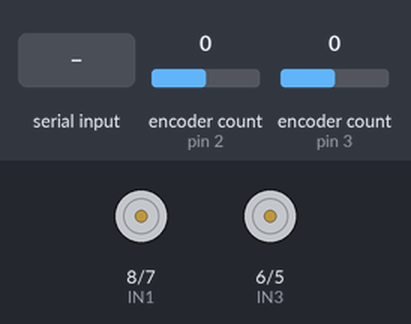
Bench run of a sketch on a simulated Arduino Nano, built with avr-gcc and run on an emulated ATmega328P. Parts: motor-driver pin pairs drawn as motors (green arrow = first pin HIGH = forward, orange = second pin HIGH = backward, longer = more drive, scaled by the enable pin). The test bench sets the inputs (shaded band); at power-on: encoder count (sensors on pin 2, pin 3) 0.

Above: at 1.2 s.
1.3 s: "f" received over Serial
At 1.6 s:
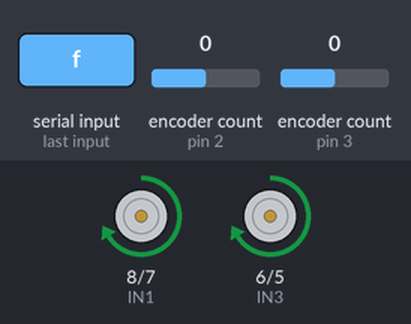
2.8 s: "b" received over Serial
At 4.0 s:
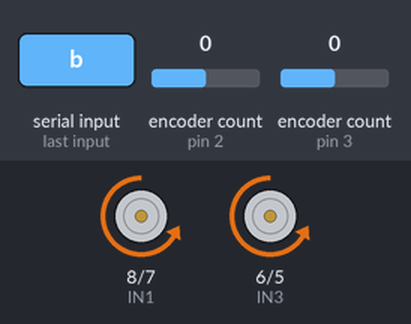
4.3 s: "l" received over Serial
At 5.4 s:
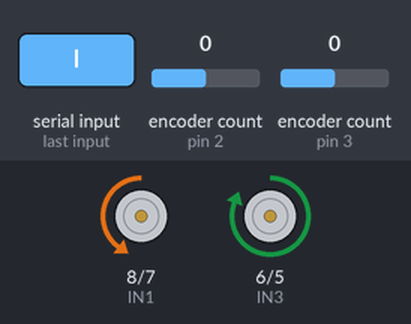
5.8 s: "r" received over Serial
At 6.7 s:
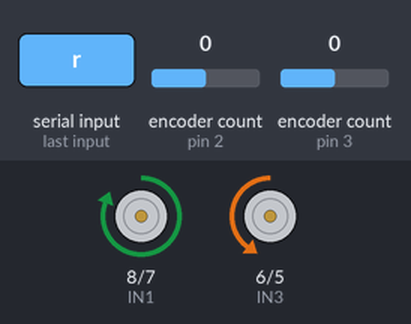
Timing chart, 0 to 8.8 s (numbered marks = the images above; inputs shaded):
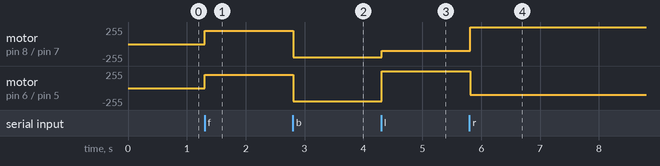

The sketch:

aurdunio-jetson.ino
```cpp
#include <Encoder.h>

// motor 1 settings (Left Motor)
#define ENA 9
#define IN1 8
#define IN2 7

// motor 2 settings (Right Motor)
#define ENB 10
#define IN3 6
#define IN4 5

// Encoder pins for motor 1 (Left Motor)
#define ENCODER_A1 2
#define ENCODER_B1 4

// Encoder pins for motor 2 (Right Motor)
#define ENCODER_A2 3
#define ENCODER_B2 12

Encoder motor1Encoder(ENCODER_A1, ENCODER_B1);
Encoder motor2Encoder(ENCODER_A2, ENCODER_B2);

long positionMotor1 = 0;
long positionMotor2 = 0;

void setup() {
  Serial.begin(9600);

  pinMode(ENA, OUTPUT);
  pinMode(IN1, OUTPUT);
  pinMode(IN2, OUTPUT);

  pinMode(ENB, OUTPUT);
  pinMode(IN3, OUTPUT);
  pinMode(IN4, OUTPUT);
}

void loop() {
  // Check if a command is received from Jetson Nano
  if (Serial.available() > 0) {
    char command = Serial.read();

    if (command == 'f') {
      moveMotorForward();
    } else if (command == 'b') {
      moveMotorBackward();
    } else if (command == 's') {
      stopMotors();
    } else if (command == 'l') {
      turnLeft();
    } else if (command == 'r') {
      turnRight();
    }
  }

  // Send encoder values back to the Jetson Nano
  long newPositionMotor1 = motor1Encoder.read();
  long newPositionMotor2 = motor2Encoder.read();

  if (newPositionMotor1 != positionMotor1 || newPositionMotor2 != positionMotor2) {
    positionMotor1 = newPositionMotor1;
    positionMotor2 = newPositionMotor2;

    // Send encoder values to Jetson Nano in CSV format
    Serial.print(positionMotor1);
    Serial.print(",");
    Serial.println(positionMotor2);
  }

  delay(100);
}

void moveMotorForward() {
  digitalWrite(IN1, HIGH);
  digitalWrite(IN2, LOW);
  analogWrite(ENA, 200);

  digitalWrite(IN3, HIGH);
  digitalWrite(IN4, LOW);
  analogWrite(ENB, 200);
}

void moveMotorBackward() {
  digitalWrite(IN1, LOW);
  digitalWrite(IN2, HIGH);
  analogWrite(ENA, 200);

  digitalWrite(IN3, LOW);
  digitalWrite(IN4, HIGH);
  analogWrite(ENB, 200);
}

void stopMotors() {
  digitalWrite(IN1, LOW);
  digitalWrite(IN2, LOW);
  analogWrite(ENA, 0);

  digitalWrite(IN3, LOW);
  digitalWrite(IN4, LOW);
  analogWrite(ENB, 0);
}

void turnLeft() {
  digitalWrite(IN1, LOW);
  digitalWrite(IN2, HIGH);
  analogWrite(ENA, 100);

  digitalWrite(IN3, HIGH);
  digitalWrite(IN4, LOW);
  analogWrite(ENB, 255);
}

void turnRight() {
  digitalWrite(IN1, HIGH);
  digitalWrite(IN2, LOW);
  analogWrite(ENA, 255);

  digitalWrite(IN3, LOW);
  digitalWrite(IN4, HIGH);
  analogWrite(ENB, 100);
}
```

Measured:
- after the input at 1.3 s, motor on pin 8 (IN1) / pin 7 (IN2), motor on pin 6 (IN3) / pin 5 (IN4): stopped → forward 200/255 at once
- after the input at 2.8 s, motor on pin 8 (IN1) / pin 7 (IN2), motor on pin 6 (IN3) / pin 5 (IN4): forward 200/255 → backward 200/255 at once
- after the input at 4.3 s, motor on pin 8 (IN1) / pin 7 (IN2): backward 200/255 → backward 100/255 at once; motor on pin 6 (IN3) / pin 5 (IN4): backward 200/255 → forward 255/255 at once
- after the input at 5.8 s, motor on pin 8 (IN1) / pin 7 (IN2): backward 100/255 → forward 255/255 at once; motor on pin 6 (IN3) / pin 5 (IN4): forward 255/255 → backward 100/255 at once
